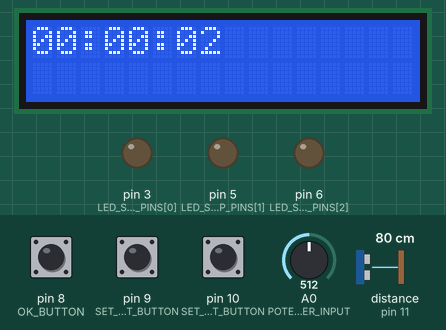
This sketch was run on a simulated Arduino Nano, built with avr-gcc and run on an emulated ATmega328P. Shown: 16×2 character LCD, output pins drawn as LEDs (lit = HIGH). Wiring (inferred from the names in the program): ultrasonic range finder: trigger pin 12; echo pin 11. The test bench sets the inputs (shaded band); at power-on: pin 9 (SET_TIME_NEXT_BUTTON) HIGH, pin 8 (OK_BUTTON) HIGH, pin 10 (SET_ALARM_EXIT_BUTTON) HIGH, A0 (POTENTIOMETER_INPUT) = 512, distance to the obstacle (sensor on pin 11) 80 cm. The echo pulse lasts 58.3 µs per cm; pins used as bus, display or sensor lines are not drawn.

Above: at 1.2 s.
1.3 s: pin 9 (SET_TIME_NEXT_BUTTON) pulled LOW for 0.3 s
At 2.2 s:
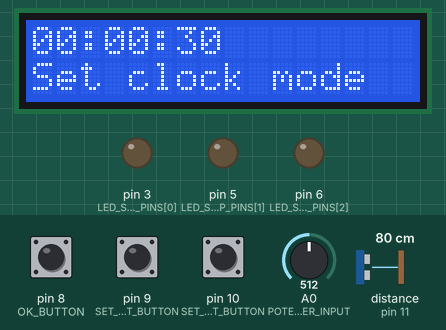
3.1 s: pin 8 (OK_BUTTON) pulled LOW for 0.3 s
At 4.6 s:
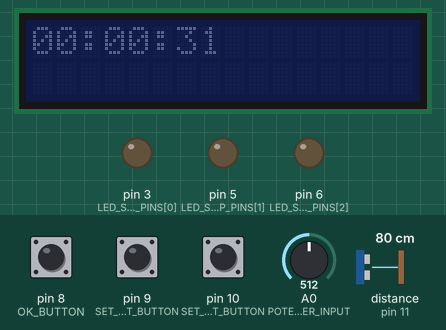
6.4 s: pin 10 (SET_ALARM_EXIT_BUTTON) pulled LOW for 0.3 s
At 7.6 s:
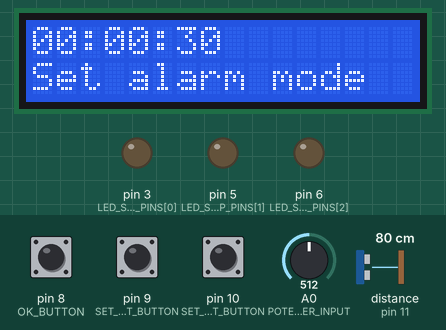
8.2 s: A0 (POTENTIOMETER_INPUT) set to 716
At 9.6 s:
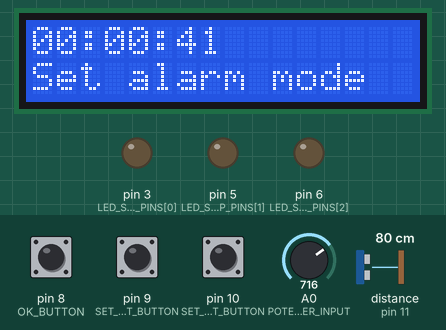
9.9 s: pin 8 (OK_BUTTON) pulled LOW for 1 s
At 10.9 s:
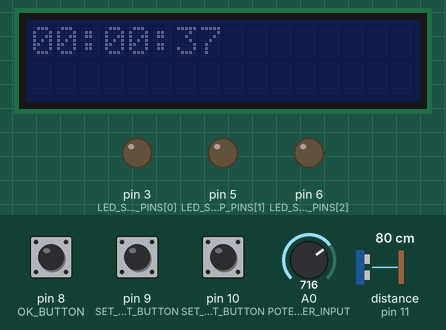
13.9 s: pin 10 (SET_ALARM_EXIT_BUTTON) pulled LOW for 1 s
At 15.1 s:
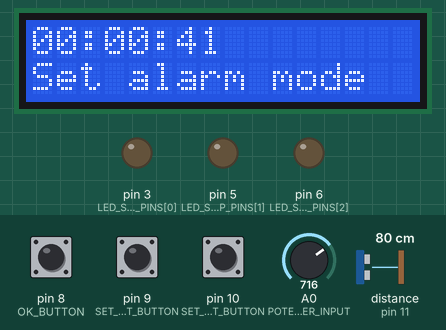
Timing chart, 0 to 16.9 s (numbered marks = the images above; inputs shaded):
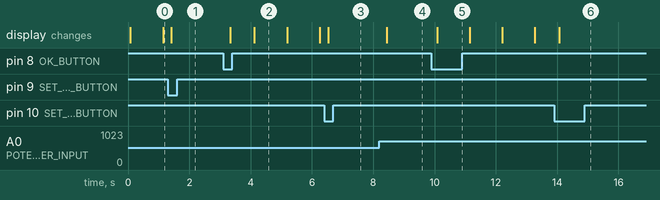

Measured:
- after the input at 1.3 s, the display: changes after 0.12 s (image 1)
- after the input at 3.1 s, the display: first changes after 0.23 s (image 2 shows a later state)
- after the input at 6.4 s, the display: changes after 0.13 s (image 3)
- after the input at 8.2 s, the display: changes after 0.25 s (image 4)
- after the input at 9.9 s, the display: changes after 0.18 s (image 5)
- after the input at 13.9 s, pin 3 (LED_STRIP_PINS[0]), pin 5 (LED_STRIP_PINS[1]), pin 6 (LED_STRIP_PINS[2]): stops changing and stays LOW; the display: changes after 0.18 s (image 6)
- what the display in image 2 shows lasts 1.1 s, from 4.1 s to 5.2 s

The sketch:

clock.ino
```cpp
#include <LCD_I2C.h>

/**
*   Deklaracja stanow i podstanow zegara
*/
enum mode {
    clock,
    alarm,
    setTime,
    setAlarm,
};

enum setTimeAlarmMode {
    second,
    minute,
    hour,
};


/**
*   Definicja wykorzystywanych wejsc i wyjsc modulu Arduino Nano
*/
const byte LCD_I2C_ADDRESS = 0x3F;

const byte LED_STRIP_PINS_COUNT = 3;
const byte LED_STRIP_PINS[] = {3, 5, 6};

const byte OK_BUTTON = 8;
const byte SET_TIME_NEXT_BUTTON = 9;
const byte SET_ALARM_EXIT_BUTTON = 10;

const byte ULTRASONIC_ECHO = 11;
const byte ULTRASONIC_TRIG = 12;

const byte POTENTIOMETER_INPUT = A0;

/**
*   Inicjalizacja wyswietlacza LCD podlaczanego przez konwerter I2C
*/
LCD_I2C lcd(LCD_I2C_ADDRESS, 16, 2);


/**
*   Definicja poczatkowych wartosci zegara
*/
volatile mode currentMode = clock;
volatile setTimeAlarmMode currentSetTimeAlarmMode = second;

volatile byte currentHour = 0, currentMinute = 0, currentSecond = 0;
byte hourToSet = 0, minuteToSet = 0, secondToSet = 0;

byte alarmHour = 0, alarmMinute = 0, alarmSecond = 0;
volatile boolean alarmSet = false;


/**
*   Obsluga przerwania pin-change-interrupt dla portow grupy B
*/
ISR(PCINT0_vect)
{
    static unsigned long lastInterruptTime = 0;
    unsigned long interruptTime = millis();

    /**
    *   Programowa eliminacja drgania stykow
    */
    if (interruptTime - lastInterruptTime > 200)
    {
        /**
        *   Obsluga przyciskow na opadajacym zboczu
        */
        if (digitalRead(OK_BUTTON) == LOW)
        {
            /**
            *   Obsluga przejsc stanow dla przycisku OK
            */
            if (currentMode == alarm)
            {
                // Wyjscie z trybu ALARM
                alarmSet = false;
                turnOffAlarmLed();
                currentMode = clock;
            } else if(currentMode == setTime)
            {
                // Potwierdzenie ustawienia czasu zegara
                cli();
                currentSecond = secondToSet;
                currentMinute = minuteToSet;
                currentHour = hourToSet;

                currentMode = clock;
                sei();

                currentSetTimeAlarmMode = second;
            } else if(currentMode == setAlarm)
            {
                // Potwierdzenie ustawienia alarmu
                alarmSet = true;
                currentMode = clock;

                currentSetTimeAlarmMode = second;
            }
        } else if (digitalRead(SET_TIME_NEXT_BUTTON) == LOW)
        {
            /**
            *   Obsluga przejsc stanow dla przycisku SET TIME/NEXT
            */
            if (currentMode == clock)
            {
                // Przejscie do trybu SET TIME
                secondToSet = currentSecond;
                minuteToSet = currentMinute;
                hourToSet = currentHour;

                currentMode = setTime;
            } else if (currentMode == setTime || currentMode == setAlarm)
            {
                // Przejscie miedzy ustawianiem sekund/minut/godzin
                currentSetTimeAlarmMode = (setTimeAlarmMode)((currentSetTimeAlarmMode + 1) % 3);
            }
        } else if (digitalRead(SET_ALARM_EXIT_BUTTON) == LOW)
        {
            /**
            *   Obsluga przejsc stanow dla przycisku SET ALARM/EXIT
            */
            if (currentMode == clock)
            {
                // Przejscie do trybu SET ALARM
                currentMode = setAlarm;
            } else if (currentMode == setTime)
            {
                // Wyjscie z trybu SET TIME
                currentMode = clock;

                currentSetTimeAlarmMode = second;
            } else if (currentMode == setAlarm)
            {
                // Wyjscie z trybu SET ALARM
                alarmSet = false;
                currentMode = clock;

                currentSetTimeAlarmMode = second;
            }
        }
    }

    lastInterruptTime = interruptTime;
}

/**
*   Obsluga przerwania 16 bitowego licznika 1 dla czestotliwosci 1Hz
*/
ISR(TIMER1_COMPA_vect)
{
    // Inkrementacja wskazan zegara
    ++currentSecond;
    if(currentSecond >= 60)
    {
        currentSecond = 0;
        ++currentMinute;
    }

    if(currentMinute >= 60)
    {
        currentMinute = 0;
        ++currentHour;
    }

    if(currentHour >= 24)
        currentHour = 0;

    // Warunkowe przejscie do trybu ALARM
    if(
        currentHour == alarmHour &&
        currentMinute == alarmMinute &&
        currentSecond == alarmSecond &&
        alarmSet == true &&
        currentMode != setAlarm &&
        currentMode != alarm
    )
        currentMode = alarm;
}

/**
*   Konfiguracja wyprowadzen modulu Arduino Nano
*/
void setup() {
    // Konfiguracja wejsc dla przyciskow zegara
    pinMode(OK_BUTTON, INPUT_PULLUP);
    pinMode(SET_TIME_NEXT_BUTTON, INPUT_PULLUP);
    pinMode(SET_ALARM_EXIT_BUTTON, INPUT_PULLUP);

    // Konfiguracja wyprowadzen dla paska led
    for(int i = 0; i < LED_STRIP_PINS_COUNT; i++) pinMode(LED_STRIP_PINS[i], OUTPUT);

    // Konfiguracja wyjscia dla sensora odleglosci
    pinMode(ULTRASONIC_TRIG, OUTPUT);

    // Inicjalizacja wyswietlacza LCD
    lcd.begin();
    lcd.backlight();

    noInterrupts();
    // Konfiguracja przerwan pin-change-interrupt
    PCICR |= 0b00000001; // Aktywacja PCI dla portow grupy B (PCIE0)
    PCMSK0 |= 0b00000111; // Aktywacja przerwan dla pinow D8, D9 i D10 (PCINT0, PCINT1, PCINT2)

    // Konfiguracja przerwania porownania wartosci 16 bitowego licznika 1
    TCCR1A = 0; // Czyszczenie rejestrow kontroli licznika
    TCCR1B = 0;
    TCCR1B |= (1 << WGM12); // Wlaczenie trybu czyszczenia wartosci licznika przy porownaniu (CTC)
    TCCR1B |= (1 << CS12) | (1 << CS10); // Konfiguracja dzielnika czestotliwosci licznika na wartosc 1024
    TCNT1 = 0; // Ustawienie poczatkowej wartosci licznika
    OCR1A = 15624; // Ustawienie wartosci porownania licznika dla docelowej czestotliwosci 1Hz [(16MHz / (1024 * 1Hz)) - 1]
    TIMSK1 |= (1 << OCIE1A); // Wlaczenie TCI

    interrupts();
}

/**
*   Obsluga sekwencji alarmu PWM paska ledowego
*/
void alarmLedSequence()
{
    static boolean sequenceInit = false;

    for (int i = 0; i < LED_STRIP_PINS_COUNT; i++) {
      for (int _ = 0; _ < 256; _ += 10) {
        analogWrite(LED_STRIP_PINS[i], _);
        delay(1);
      }

      if (i < 1) {
        if (sequenceInit) {
          for (int _ = 255; _ >= 0; _ -= 10) {
            analogWrite(LED_STRIP_PINS[i + 2], _);
            delay(1);
          }
        }
      } else {
        if (!sequenceInit) sequenceInit = true;
        for (int _ = 255; _ >= 0; _ -= 10) {
          analogWrite(LED_STRIP_PINS[i - 1], _);
          delay(1);
        }
      }
    }
}

/**
*   Wylaczenie diod paska ledowego alarmu
*/
void turnOffAlarmLed()
{
    for(int i = 0; i < LED_STRIP_PINS_COUNT; i++) analogWrite(LED_STRIP_PINS[i], 0);
}

/**
*   Aktywacja sensora odleglosci
*/
void triggerUltrasonic()
{
    digitalWrite(ULTRASONIC_TRIG, HIGH);
    delayMicroseconds(10);
    digitalWrite(ULTRASONIC_TRIG, LOW);
}

/**
*   Glowna petla programu - obsluga trybow zegara
*/
void loop() {
    static boolean isBacklightOn = false;

    if (currentMode == clock || currentMode == alarm)
    {
        /**
        *   Obsluga trybu CLOCK i ALARM
        */

        // Dla trybu ALARM wlacz sekwencje led
        if (currentMode == alarm)
            alarmLedSequence();

        // Pomiar odleglosci przez sensor
        long t, distance;

        triggerUltrasonic();

        t = pulseIn(ULTRASONIC_ECHO, HIGH);
        distance = t / 58; // Konwersja na odleglosc w centrymetrach

        // Tryb oszczedzania energii - wlacz podswietlenie ekranu przy odleglosciach < 50 cm oraz dla trybu ALARM
        if (distance > 50 && currentMode != alarm)
        {
            if (isBacklightOn)
            {
                lcd.noBacklight();
                isBacklightOn = false;
            }
        } else
        {
            if (!isBacklightOn)
            {
                lcd.backlight();
                isBacklightOn = true;
            }
        }

        // Wyswietlenie aktualnego czasu na wyswietlaczu
        lcd.clear();

        char buffer[8];
        sprintf(buffer, "%02d:%02d:%02d", currentHour, currentMinute, currentSecond);
        lcd.print(buffer);
    } else if (currentMode == setTime)
    {
        /**
        *   Obsluga trybu SET TIME
        */

        // Wlaczenie podswietlenia ekranu
        if (!isBacklightOn)
        {
            lcd.backlight();
            isBacklightOn = true;
        }

        // Obsluga ustawiania czasu zegara na podstawie wartosci potencjometru obrotowego
        int potentiometerValue = analogRead(POTENTIOMETER_INPUT);
        if (currentSetTimeAlarmMode == second) secondToSet = map(potentiometerValue, 0, 1024, 0, 60);
        else if (currentSetTimeAlarmMode == minute) minuteToSet = map(potentiometerValue, 0, 1024, 0, 60);
        else if (currentSetTimeAlarmMode == hour) hourToSet = map(potentiometerValue, 0, 1024, 0, 24);

        // Wyswietlenie ustawianego czasu zegara na wyswietlaczu
        lcd.clear();

        char buffer[8];
        sprintf(buffer, "%02d:%02d:%02d", hourToSet, minuteToSet, secondToSet);
        lcd.print(buffer);

        lcd.setCursor(0,1);
        lcd.print("Set clock mode");
    } else if (currentMode == setAlarm)
    {
        /**
        *   Obsluga trybu SET ALARM
        */

        // Wlaczenie podswietlenia ekranu
        if (!isBacklightOn)
        {
            lcd.backlight();
            isBacklightOn = true;
        }

        // Obsluga ustawiania czasu alarmu na podstawie wartosci potencjometru obrotowego
        int potentiometerValue = analogRead(POTENTIOMETER_INPUT);
        if (currentSetTimeAlarmMode == second) alarmSecond = map(potentiometerValue, 0, 1024, 0, 60);
        else if (currentSetTimeAlarmMode == minute) alarmMinute = map(potentiometerValue, 0, 1024, 0, 60);
        else if (currentSetTimeAlarmMode == hour) alarmHour = map(potentiometerValue, 0, 1024, 0, 24);

        // Wyswietlenie ustawianego czasu alarmu na wyswietlaczu
        lcd.clear();

        char buffer[8];
        sprintf(buffer, "%02d:%02d:%02d", alarmHour, alarmMinute, alarmSecond);
        lcd.print(buffer);

        lcd.setCursor(0,1);
        lcd.print("Set alarm mode");
    }

    delay(250);
}
```
